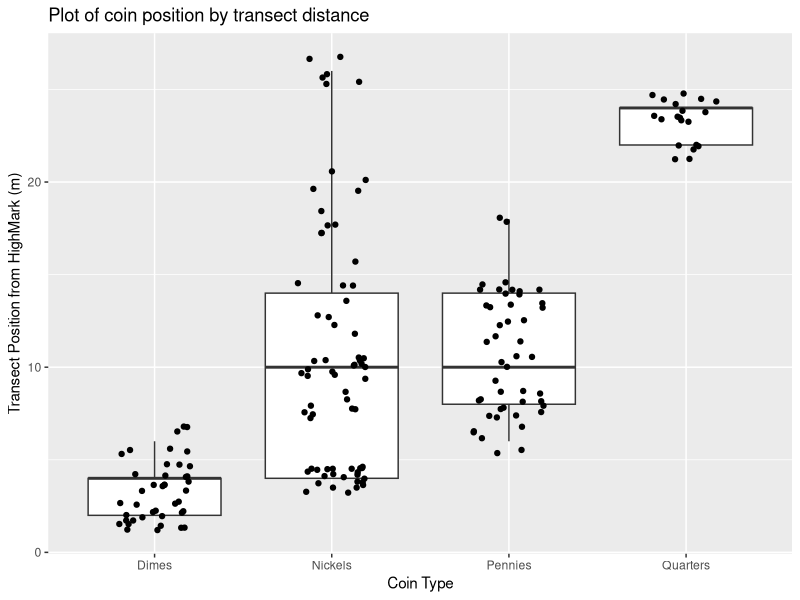

Write R code to recreate this figure.
### coin simulation on pool transect ###

# packages

library(ggplot2)

# locations

PennyLocation <- c(rep(6, 6), rep(8, 14), rep(10, 5), rep(12, 6), rep(14, 14), rep(18, 2))
NickelLocation <- c(rep(4, 23), rep(8, 8), rep(10, 15), rep(12, 4), rep(14, 4), rep(16, 1), rep(18, 5), rep(20, 4), rep(26, 6))
DimeLocation <- c(rep(2, 20), rep(4, 14), rep(6, 7))
QuarterLocation <- c(rep(22, 6), rep(24, 14))

# dataframes

Pennies.df <- data.frame(loc=PennyLocation,cointype="Pennies")
Nickels.df <- data.frame(loc=NickelLocation,cointype="Nickels")
Dimes.df <- data.frame(loc=DimeLocation,cointype="Dimes")
Quarters.df <- data.frame(loc=QuarterLocation,cointype="Quarters")

# combining data frames

AllCoinsLoc.df <- rbind(Pennies.df,Nickels.df,Dimes.df,Quarters.df)

# plot

ggplot(AllCoinsLoc.df,aes(x=cointype,y=loc)) +
  
  geom_boxplot() +
  geom_jitter(position=position_jitter(0.2)) +
  labs(title="Plot of coin position by transect distance",
       x="Coin Type", y="Transect Position from HighMark (m)")

# ANOVA test

aovCoinLoc <- aov(loc~cointype, data=AllCoinsLoc.df)
print(model.tables(aovCoinLoc,"means"),digits=3)
summary(aovCoinLoc)

# tukey test

TukeyHSD(aovCoinLoc)